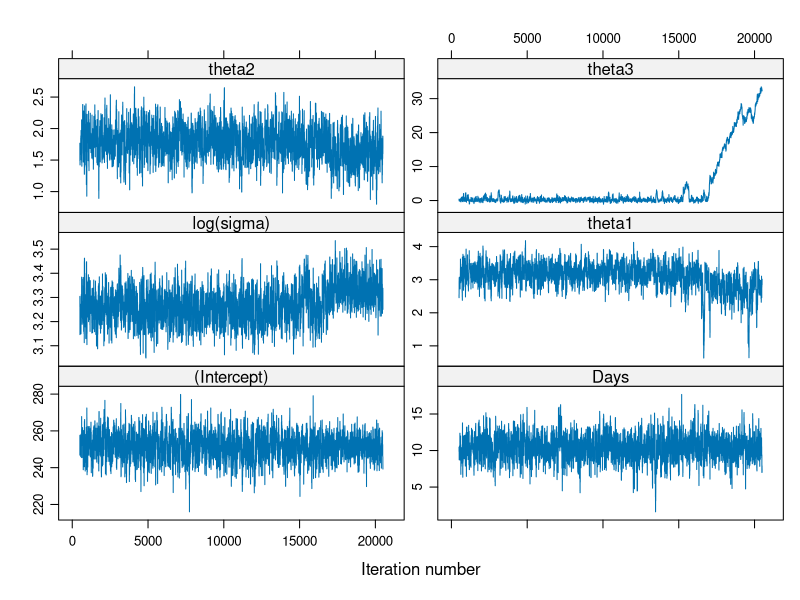
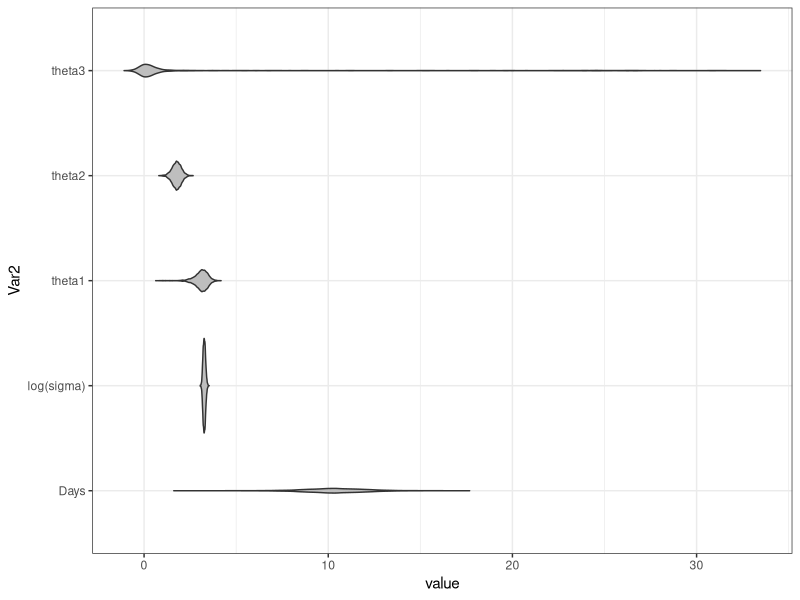

Generate these figures, in order, with R:
## ---- chunk 1
knitr::opts_chunk$set(echo = TRUE)
## ---- chunk 2
library(glmmTMB)
library(MCMCpack)
library(coda)
library(lattice)
library(ggplot2); theme_set(theme_bw())
library(reshape2)
## ---- chunk 3
data("sleepstudy",package="lme4")
fm1 <- glmmTMB(Reaction ~ Days + (Days|Subject),
               sleepstudy)
## ---- chunk 4
## FIXME: better way for user to extract full coefs?
rawcoef <- with(fm1$obj$env,last.par[-random])
## V <- vcov(fm1,full=TRUE)  ## doesn't work ...
stopifnot(all.equal(c(fm1$obj$fn(rawcoef)),
                    -c(logLik(fm1)),
          tolerance=1e-7))
## log-likelihood function 
## (MCMCmetrop1R wants *positive* log-lik)
fn <- function(x) -fm1$obj$fn(x)
## ---- chunk 5
s1 <- system.time(m1 <- MCMCmetrop1R(fn,rawcoef))
## ---- chunk 6
colnames(m1) <- c(names(fixef(fm1)[[1]]),
                        "log(sigma)",
                        paste0("theta",1:3))
## ---- chunk 7
xyplot(m1,layout=c(2,3))
## ---- chunk 8
print(effectiveSize(m1),digits=3)
## ---- chunk 9
ggplot(melt(as.matrix(m1[,-1])),aes(x=Var2,y=value))+
         geom_violin(fill="gray")+coord_flip()
